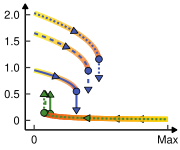

Source code (R):
rm(list = ls())
library(rstudioapi)
library(deSolve)
library(ggplot2)
library(R2OpenBUGS)
currentPath <- getSourceEditorContext()$path
charLocations <- gregexpr('/',currentPath)[[1]]
currentPath <- substring(currentPath,1,charLocations[length(charLocations)]-1)
setwd(currentPath)

##==== Function ====##
theme_custom <- function(){
  myTheme <- theme(panel.background = element_blank(),
                   panel.grid = element_blank(),
                   legend.position = 'none',
                   plot.margin = margin(3,3,3,3),
                   plot.background = element_blank(),
                   axis.ticks = element_line(linewidth = 0.4),
                   axis.ticks.length = unit(-0.25,'lines'),
                   axis.line.x.bottom = element_line(linewidth = 0.7,arrow = arrow(length = unit(0.05,'inches'),ends = 'last',type = 'closed')),
                   axis.line.y.left = element_line(linewidth = 0.7,arrow = arrow(length = unit(0.05,'inches'),ends = 'last',type = 'closed')),
                   axis.title.y = element_blank(),
                   axis.title.x = element_blank(),
                   axis.text.y = element_text(size = 8,margin = margin(0,4,0,0),color = '#000000'),
                   axis.text.x = element_text(size = 8,margin = margin(4,0,0,0),color = '#000000'))
  return(myTheme)
}
GenArrow <- function(centerPoint,angle,size){
  # Point 1
  deltaX <- sin(angle/180*pi)*size*0.155
  deltaY <- cos(angle/180*pi)*size
  point1X <- centerPoint[1] + deltaX
  point1Y <- centerPoint[2] + deltaY
  # Point 2
  deltaX <- sin((angle-120)/180*pi)*size*0.155
  deltaY <- cos((angle-120)/180*pi)*size
  point2X <- centerPoint[1] + deltaX
  point2Y <- centerPoint[2] + deltaY
  # Point 3
  deltaX <- sin((angle+120)/180*pi)*size*0.155
  deltaY <- cos((angle+120)/180*pi)*size
  point3X <- centerPoint[1] + deltaX
  point3Y <- centerPoint[2] + deltaY
  # Arrow
  arrowPolygon <- data.frame(X = c(point1X,point2X,point3X,point1X),Y = c(point1Y,point2Y,point3Y,point1Y))
  return(arrowPolygon)
}
##==== Function ====##

dataMatrix1 <- read.csv('OneSpecies_Collapse.csv')
dataMatrix2 <- read.csv('OneSpecies_Recovery.csv')
dataMatrix3 <- read.csv('TwoSpecies_Collapse.csv')
dataMatrix4 <- read.csv('TwoSpecies_Recovery.csv')
dataMatrix5 <- read.csv('ThreeSpecies_Collapse.csv')
dataMatrix6 <- read.csv('ThreeSpecies_Recovery.csv')
# Tippingpoint
tippingpoint1 <- dataMatrix1[nrow(dataMatrix1),]
tippingpoint2 <- dataMatrix2[nrow(dataMatrix2),]
tippingpoint3 <- dataMatrix3[nrow(dataMatrix3),]
tippingpoint4 <- dataMatrix4[nrow(dataMatrix4),]
tippingpoint5 <- dataMatrix5[nrow(dataMatrix5),]
tippingpoint6 <- dataMatrix6[nrow(dataMatrix6),]
# Line
lineMatrix1 <- data.frame(X = c(as.numeric(tippingpoint1$Env),as.numeric(tippingpoint1$Env)),Y = c(as.numeric(tippingpoint1$State),as.numeric(tippingpoint1$State)-0.35))
lineMatrix2 <- data.frame(X = c(as.numeric(tippingpoint2$Env),as.numeric(tippingpoint2$Env)),Y = c(as.numeric(tippingpoint2$State),as.numeric(tippingpoint2$State)+0.35))
lineMatrix3 <- data.frame(X = c(as.numeric(tippingpoint3$Env),as.numeric(tippingpoint3$Env)),Y = c(as.numeric(tippingpoint3$State),as.numeric(tippingpoint3$State)-0.35))
lineMatrix4 <- data.frame(X = c(as.numeric(tippingpoint4$Env),as.numeric(tippingpoint4$Env)),Y = c(as.numeric(tippingpoint4$State),as.numeric(tippingpoint4$State)+0.35))
lineMatrix5 <- data.frame(X = c(as.numeric(tippingpoint5$Env),as.numeric(tippingpoint5$Env)),Y = c(as.numeric(tippingpoint5$State),as.numeric(tippingpoint5$State)-0.35))
lineMatrix6 <- data.frame(X = c(as.numeric(tippingpoint6$Env),as.numeric(tippingpoint6$Env)),Y = c(as.numeric(tippingpoint6$State),as.numeric(tippingpoint6$State)+0.35))
# Arrow
arrow1 <- GenArrow(c(dataMatrix1$Env[80],dataMatrix1$State[80]),110,0.077)
arrow2 <- GenArrow(c(lineMatrix1$X[2],lineMatrix1$Y[2]),180,0.077)

arrow3 <- GenArrow(c(dataMatrix2$Env[100],dataMatrix2$State[100]),272,0.077)
arrow4 <- GenArrow(c(lineMatrix2$X[2],lineMatrix2$Y[2]),0,0.077)

arrow5 <- GenArrow(c(dataMatrix3$Env[120],dataMatrix3$State[120]),115,0.077)
arrow6 <- GenArrow(c(lineMatrix3$X[2],lineMatrix3$Y[2]),180,0.077)

arrow7 <- GenArrow(c(dataMatrix4$Env[190],dataMatrix4$State[190]),272,0.077)
arrow8 <- GenArrow(c(lineMatrix4$X[2],lineMatrix4$Y[2]),0,0.077)

arrow9 <- GenArrow(c(dataMatrix5$Env[150],dataMatrix5$State[150]),115,0.077)
arrow10 <- GenArrow(c(lineMatrix5$X[2],lineMatrix5$Y[2]),180,0.077)

arrow11 <- GenArrow(c(dataMatrix6$Env[300],dataMatrix6$State[300]),272,0.077)
arrow12 <- GenArrow(c(lineMatrix6$X[2],lineMatrix6$Y[2]),0,0.08)

Fig <- ggplot()+
  geom_line(data = dataMatrix1,mapping = aes(x = Env,y = State,color = Distance),linewidth = 1.7)+
  geom_line(data = dataMatrix1,mapping = aes(x = Env,y = State),color = '#4258b2',linewidth = 0.7)+
  geom_line(data = lineMatrix1,mapping = aes(x = X,y = Y),color = '#4258b2',linewidth = 0.7)+
  geom_point(data = tippingpoint1,mapping = aes(x = Env,y = State),fill = '#4258b2',shape = 21,size = 2,color = '#000000',stroke = 0.4)+
  geom_polygon(data = arrow1,mapping = aes(x = X,y = Y),fill = '#4258b2',color = '#000000',linewidth = 0.25)+
  geom_polygon(data = arrow2,mapping = aes(x = X,y = Y),fill = '#4258b2',color = '#000000',linewidth = 0.25)+
  
  geom_line(data = dataMatrix2,mapping = aes(x = Env,y = State,color = Distance),linewidth = 1.7)+
  geom_line(data = dataMatrix2,mapping = aes(x = Env,y = State),color = '#428a33',linewidth = 0.7)+
  geom_line(data = lineMatrix2,mapping = aes(x = X,y = Y),color = '#428a33',linewidth = 0.7)+
  geom_point(data = tippingpoint2,mapping = aes(x = Env,y = State),fill = '#428a33',shape = 21,size = 2,color = '#000000',stroke = 0.4)+
  geom_polygon(data = arrow3,mapping = aes(x = X,y = Y),fill = '#428a33',color = '#000000',linewidth = 0.25)+
  geom_polygon(data = arrow4,mapping = aes(x = X,y = Y),fill = '#428a33',color = '#000000',linewidth = 0.25)+
  
  geom_line(data = dataMatrix3,mapping = aes(x = Env,y = State,color = Distance),linewidth = 1.7)+
  geom_line(data = dataMatrix3,mapping = aes(x = Env,y = State),linetype = '22222222',color = '#4258b2',linewidth = 0.7)+
  geom_line(data = lineMatrix3,mapping = aes(x = X,y = Y),linetype = '22222222',color = '#4258b2',linewidth = 0.7)+
  geom_point(data = tippingpoint3,mapping = aes(x = Env,y = State),fill = '#4258b2',shape = 21,size = 2,color = '#000000',stroke = 0.4)+
  geom_polygon(data = arrow5,mapping = aes(x = X,y = Y),fill = '#4258b2',color = '#000000',linewidth = 0.25)+
  geom_polygon(data = arrow6,mapping = aes(x = X,y = Y),fill = '#4258b2',color = '#000000',linewidth = 0.25)+
  
  geom_line(data = dataMatrix4,mapping = aes(x = Env,y = State,color = Distance),linewidth = 1.7)+
  geom_line(data = dataMatrix4,mapping = aes(x = Env,y = State),linetype = '22222222',color = '#428a33',linewidth = 0.7)+
  geom_line(data = lineMatrix4,mapping = aes(x = X,y = Y),linetype = '22222222',color = '#428a33',linewidth = 0.7)+
  geom_point(data = tippingpoint4,mapping = aes(x = Env,y = State),fill = '#428a33',shape = 21,size = 2,color = '#000000',stroke = 0.4)+
  geom_polygon(data = arrow7,mapping = aes(x = X,y = Y),fill = '#428a33',color = '#000000',linewidth = 0.25)+
  geom_polygon(data = arrow8,mapping = aes(x = X,y = Y),fill = '#428a33',color = '#000000',linewidth = 0.25)+
  
  geom_line(data = dataMatrix5,mapping = aes(x = Env,y = State,color = Distance),linewidth = 1.7)+
  geom_line(data = dataMatrix5,mapping = aes(x = Env,y = State),linetype = '11111111',color = '#4258b2',linewidth = 0.7)+
  geom_line(data = lineMatrix5,mapping = aes(x = X,y = Y),linetype = '11111111',color = '#4258b2',linewidth = 0.7)+
  geom_point(data = tippingpoint5,mapping = aes(x = Env,y = State),fill = '#4258b2',shape = 21,size = 2,color = '#000000',stroke = 0.4)+
  geom_polygon(data = arrow9,mapping = aes(x = X,y = Y),fill = '#4258b2',color = '#000000',linewidth = 0.25)+
  geom_polygon(data = arrow10,mapping = aes(x = X,y = Y),fill = '#4258b2',color = '#000000',linewidth = 0.25)+
  
  geom_line(data = dataMatrix6,mapping = aes(x = Env,y = State,color = Distance),linewidth = 1.7)+
  geom_line(data = dataMatrix6,mapping = aes(x = Env,y = State),linetype = '11111111',color = '#428a33',linewidth = 0.7)+
  geom_line(data = lineMatrix6,mapping = aes(x = X,y = Y),linetype = '11111111',color = '#428a33',linewidth = 0.7)+
  geom_point(data = tippingpoint6,mapping = aes(x = Env,y = State),fill = '#428a33',shape = 21,size = 2,color = '#000000',stroke = 0.4)+
  geom_polygon(data = arrow11,mapping = aes(x = X,y = Y),fill = '#428a33',color = '#000000',linewidth = 0.25)+
  geom_polygon(data = arrow12,mapping = aes(x = X,y = Y),fill = '#428a33',color = '#000000',linewidth = 0.25)+
  
  scale_x_continuous(limits = c(-0.024,0.384),breaks = c(0,0.36),labels = c('0','Max'),expand = c(0,0))+
  scale_y_continuous(limits = c(-0.18,2.2),breaks = seq(0,2,0.5),labels = c('0','0.5','1.0','1.5','2.0'),expand = c(0,0))+
  scale_color_gradient(low = '#e61c17',high = '#fbf300')+
  theme_custom()
outputFileName <- 'Fig_c-2.pdf'
pdf(file <- outputFileName,width = 1.8,height = 1.5)
print(Fig)
dev.off()
